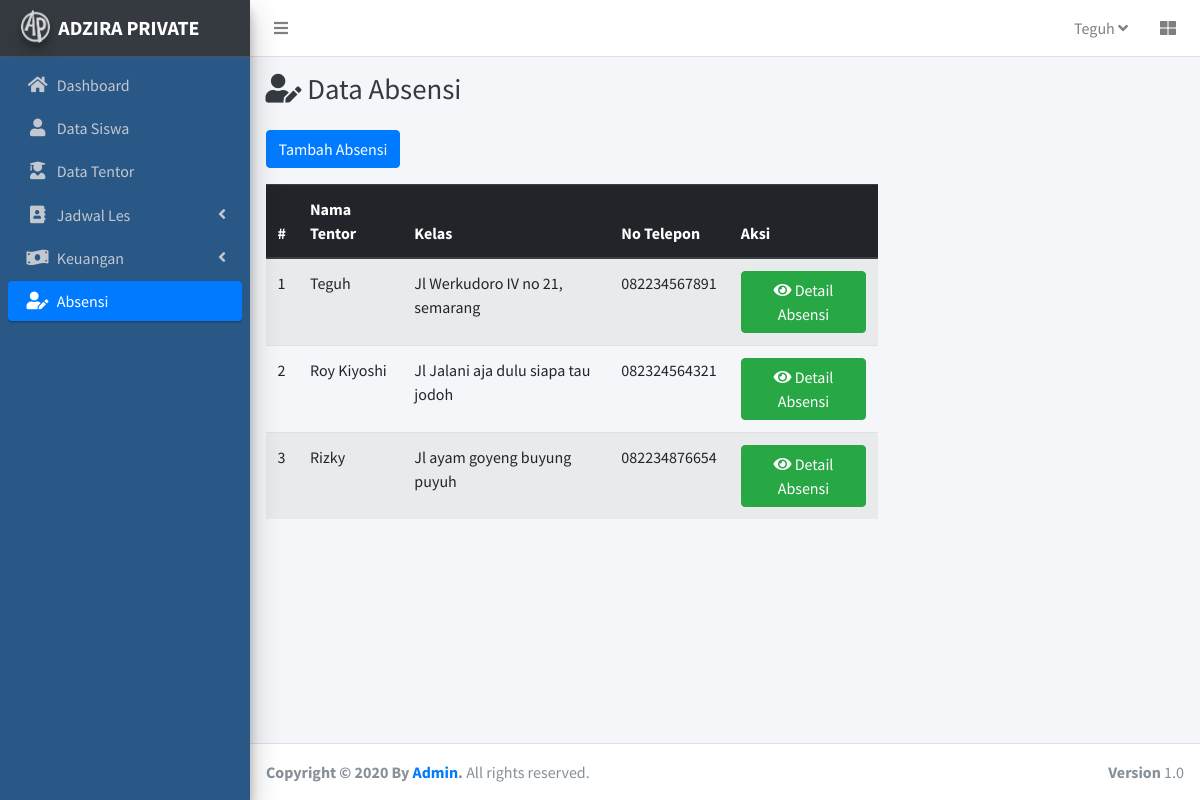
Page /index.php/c_absensi on the committed database.
### tables this page shows
CREATE TABLE `tentor` (
  `id_tentor` int(11) NOT NULL,
  `nama` varchar(50) NOT NULL,
  `alamat` varchar(255) NOT NULL,
  `no_tlp` varchar(13) NOT NULL,
  `bidang_keahlian` varchar(50) DEFAULT NULL,
  `sekolah` varchar(50) DEFAULT NULL,
  `jurusan` varchar(50) DEFAULT NULL,
  `semester` int(11) DEFAULT NULL,
  `image` varchar(50) DEFAULT NULL
);

### application/controllers/C_Absensi.php (called while the page is built, shortened)
<?php
class C_Absensi extends CI_Controller{
    public function __Construct()
    {
        $this->load->model('Absensi_model');
        $this->load->model('Tentor_model');
        $this->load->model('Siswa_model');
    }
    public function index()
    {
        $data['absensi'] = $this->Absensi_model->getAllAbsensi();
        $data['tentor'] = $this->Tentor_model->getAllTentor();
        $data['siswa'] = $this->Siswa_model->getAllSiswa();
        $data['hari'] = ['Senin','Selasa','Rabu','Kamis','Jumat','Sabtu','Minggu'];
        $data['judul'] = 'Absensi';
        $data['aktifdashboard'] = '';
        $data['aktifsiswa'] = '';
        $data['aktiftentor'] = '';
        $data['aktifjadwal'] = '';
        $data['aktifabsensi'] = 'active';
        $data['aktifkeuangan'] = '';
        $data['user'] = $this->db->get_where('admin')->row_array();
        $this->load->view('template/header',$data);
        $this->load->view('absensi/index',$data);
        $this->load->view('template/footer');
        $this->load->view('modal/modaltambahabsensi');
    }
}

### index.php (called while the page is built, shortened)
<?php
require_once BASEPATH.'core/CodeIgniter.php';

### application/models/Tentor_model.php (called while the page is built, shortened)
<?php
class Tentor_model extends CI_model{
    public function getAllTentor()
    {
        return $this->db->get('tentor')->result_array();
    }
}

### application/views/template/header.php (shortened to what this page needs)
<!DOCTYPE html>
<html>
<head>
  <link rel="stylesheet" href="<?= base_url();?>assetAdmin/plugins/fontawesome-free/css/all.min.css">
  <link rel="stylesheet" href="https://code.ionicframework.com/ionicons/2.0.1/css/ionicons.min.css">
  <link rel="stylesheet" href="<?= base_url();?>assetAdmin/plugins/tempusdominus-bootstrap-4/css/tempusdominus-bootstrap-4.min.css">
  <link rel="stylesheet" href="<?= base_url();?>assetAdmin/plugins/icheck-bootstrap/icheck-bootstrap.min.css">
  <link rel="stylesheet" href="<?= base_url();?>assetAdmin/plugins/jqvmap/jqvmap.min.css">
  <link rel="stylesheet" href="<?= base_url();?>assetAdmin/dist/css/adminlte.min.css">
  <link rel="stylesheet" href="<?= base_url();?>assetAdmin/dist/jos.css">
  <link rel="stylesheet" href="<?= base_url();?>assetAdmin/plugins/overlayScrollbars/css/OverlayScrollbars.min.css">
  <link rel="stylesheet" href="<?= base_url();?>assetAdmin/plugins/daterangepicker/daterangepicker.css">
  <link rel="stylesheet" href="<?= base_url();?>assetAdmin/plugins/summernote/summernote-bs4.css">
</head>
<body class="hold-transition sidebar-mini layout-fixed">
<div class="wrapper">
  <nav class="main-header navbar navbar-expand navbar-white navbar-light">
    <ul class="navbar-nav">
      <li class="nav-item">
        <a class="nav-link" data-widget="pushmenu" href="#" role="button"><i class="fas fa-bars"></i></a>
      </li>
    </ul>
    <ul class="navbar-nav ml-auto">
      <li class="nav-item dropdown">
        <a class="nav-link" data-toggle="dropdown" href="#"> <?= $user['username'];?>
          <i class="fas fa-angle-down"></i>
        </a>
      </li>
      <li class="nav-item">
        <a class="nav-link" data-widget="control-sidebar" data-slide="true" href="#" role="button">
          <i class="fas fa-th-large"></i>
        </a>
      </li>
    </ul>
  </nav>
  <aside class="main-sidebar sidebar-dark-primary elevation-4 bg-dark">
    <a href="<?= base_url();?>" class="brand-link">
      <img src="<?= base_url();?>assetAdmin/dist/img/AdminLTELogo.png" alt="AdminLTE Logo" class="brand-image img-circle elevation-3"
           style="opacity: .8">
      <span class="brand-text font-weight-bold">ADZIRA PRIVATE</span>
    </a>
    <div class="sidebar froge">
      <nav class="mt-2">
        <ul class="nav nav-pills nav-sidebar flex-column" data-widget="treeview" role="menu" data-accordion="false">
          <li class="nav-item has-treeview">
            <a href="<?= base_url();?>c_home" class="nav-link <?= $aktifdashboard;?>">
              <i class="nav-icon fas fa-home"></i>
              <p>Dashboard</p>
            </a>
          </li>
          <li class="nav-item has-treeview">
            <a href="<?= base_url();?>c_siswa" class="nav-link <?= $aktifsiswa;?>">
              <i class="nav-icon fas fa-user"></i>
              <p>Data Siswa</p>
            </a>
          </li>
          <li class="nav-item has-treeview">
            <a href="<?= base_url();?>c_tentor" class="nav-link <?= $aktiftentor;?>">
              <i class="nav-icon fas fa-user-graduate"></i>
              <p>Data Tentor</p>
            </a>
          </li>
          <li class="nav-item has-treeview">
            <a href="#" class="nav-link <?= $aktifjadwal;?>">
              <i class="nav-icon fas fa-address-book"></i>
              <p>
                Jadwal Les
                <i class="right fas fa-angle-left"></i>
              </p>
            </a>
          </li>
          <li class="nav-item has-treeview">
            <a href="#" class="nav-link <?= $aktifkeuangan;?>">
              <i class="nav-icon fas fa-money-bill-wave"></i>
              <p>
                Keuangan
                <i class="fas fa-angle-left right"></i>
              </p>
            </a>
          </li>
          <li class="nav-item has-treeview">
            <a href="<?= base_url() ;?>c_absensi" class="nav-link <?= $aktifabsensi;?>">
              <i class="nav-icon fas fa-user-edit"></i>
              <p> Absensi</p>
            </a>
          </li>
        </ul>
      </nav>
    </div>
  </aside>

### application/views/absensi/index.php (shortened to what this page needs)
<div class="content-wrapper">
    <div class="content-header">
      <div class="container-fluid">
        <div class="row mb-2">
          <div class="col-sm-6">
            <h1 class="m-0 text-dark"><i class="fas fa-user-edit"></i> Data Absensi</h1>
          </div>
        </div>
      </div>
    </div>
    <section class="content">
        <div class="container">
            <button class="btn btn-primary mb-3" data-toggle="modal" data-target="#ModalTambahAbsensi">Tambah Absensi</button>
            <table class="table table-striped col-md-8">
                <thead class="thead-dark">
                    <tr>
                    <th scope="col">#</th>
                    <th scope="col">Nama Tentor</th>
                    <th scope="col">Kelas</th>
                    <th scope="col">No Telepon</th>
                    <th scope="col">Aksi</th>
                    </tr>
                </thead>
                <tbody>
                    <?php $angka=1; foreach($tentor as $t): ?>
                    <tr>
                        <td><?=$angka++;?></td>
                        <td><?= $t['nama'] ;?></td>
                        <td><?= $t['alamat'] ;?></td>
                        <td><?= $t['no_tlp'] ;?></td>
                        <td>
                            <a href="<?= base_url();?>c_absensi/detail/<?= $t['id_tentor'];?>" class="btn btn-success">
                            <i class="fas fa-eye"> </i> Detail Absensi</a>
                        </td>
                    </tr>
                    <?php endforeach;?>
                </tbody>
            </table>
        </div>
    </section>
</div>

### rows in the picture
tentor: nama "Teguh", alamat "Jl Werkudoro IV no 21, semarang", no_tlp "082234567891"
tentor: nama "Roy Kiyoshi", alamat "Jl Jalani aja dulu siapa tau jodoh", no_tlp "082324564321"
tentor: nama "Rizky", alamat "Jl ayam goyeng buyung puyuh", no_tlp "082234876654"

### other values in the picture
$user['username'] "Teguh"
